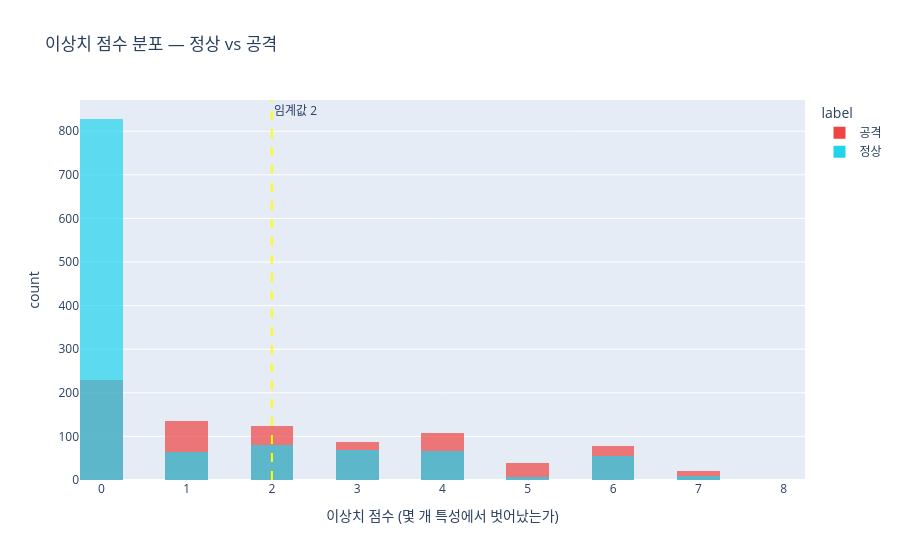

The cell this chart's notebook holds for it:
### Code cell
# %% [2] 이상치 점수 분포 시각화
score_df = pd.DataFrame({
    "score": outlier_scores,
    "label": pd.Series(y_test).map({0:"정상", 1:"공격"}),
})
fig = px.histogram(
    score_df, x="score", color="label",
    title="이상치 점수 분포 — 정상 vs 공격",
    labels={"score":"이상치 점수 (몇 개 특성에서 벗어났는가)"},
    color_discrete_map={"정상":"#22d3ee","공격":"#ef4444"},
    barmode="overlay", opacity=0.7, nbins=24,
)
fig.add_vline(x=threshold, line_dash="dash", line_color="yellow",
              annotation_text=f"임계값 {threshold}")
fig.show()

### Figure 1 — Plotly figure (JSON) as saved in the notebook; plotly's stock layout.template omitted (floating-point values rounded to 4 significant figures; data arrays with more than 128 entries replaced by an {"elided": "..."} marker saying what was removed)
{"data": [{"bingroup": "x", "hovertemplate": "label=공격<br>이상치 점수 (몇 개 특성에서 벗어났는가)=%{x}<br>count=%{y}<extra></extra>", "legendgroup": "공격", "marker": {"color": "#ef4444", "opacity": 0.7, "pattern": {"shape": ""}}, "name": "공격", "nbinsx": 24, "orientation": "v", "showlegend": true, "type": "histogram", "x": {"elided": "821 float values"}, "xaxis": "x", "yaxis": "y"}, {"bingroup": "x", "hovertemplate": "label=정상<br>이상치 점수 (몇 개 특성에서 벗어났는가)=%{x}<br>count=%{y}<extra></extra>", "legendgroup": "정상", "marker": {"color": "#22d3ee", "opacity": 0.7, "pattern": {"shape": ""}}, "name": "정상", "nbinsx": 24, "orientation": "v", "showlegend": true, "type": "histogram", "x": {"elided": "1179 float values"}, "xaxis": "x", "yaxis": "y"}], "layout": {"annotations": [{"showarrow": false, "text": "임계값 2", "x": 2, "xanchor": "left", "xref": "x", "y": 1, "yanchor": "top", "yref": "y domain"}], "barmode": "overlay", "legend": {"title": {"text": "label"}, "tracegroupgap": 0}, "shapes": [{"line": {"color": "yellow", "dash": "dash"}, "type": "line", "x0": 2, "x1": 2, "xref": "x", "y0": 0, "y1": 1, "yref": "y domain"}], "title": {"text": "이상치 점수 분포 — 정상 vs 공격"}, "xaxis": {"anchor": "y", "domain": [0, 1], "title": {"text": "이상치 점수 (몇 개 특성에서 벗어났는가)"}}, "yaxis": {"anchor": "x", "domain": [0, 1], "title": {"text": "count"}}}}
